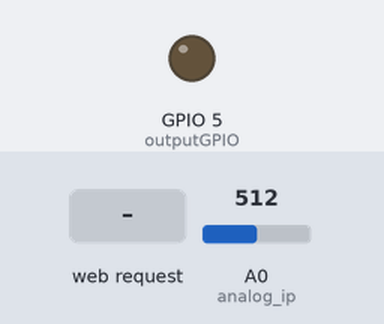
A sketch run on a simulated ESP8266 (NodeMCU). Shown: output pins drawn as LEDs (lit = HIGH). The test bench sets the inputs (shaded band); at power-on: A0 (analog_ip) = 512. WiFi joins after 1.5 s; servers stay silent unless stated; what the sketch prints to the serial monitor is not drawn.

Above: at 2.7 s.
2.8 s: HTTP request GET /5/on received
At 3.4 s:
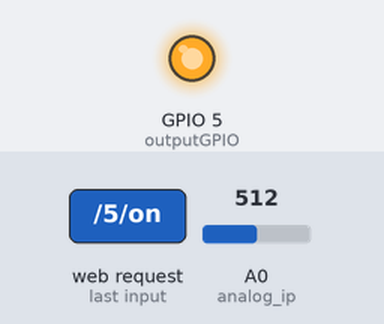
4.3 s: HTTP request GET /5/off received
At 5.7 s:
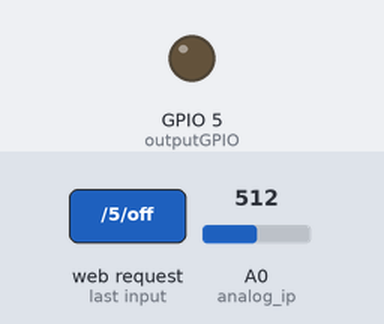
Timing chart, 0 to 7.3 s (numbered marks = the images above; inputs shaded):
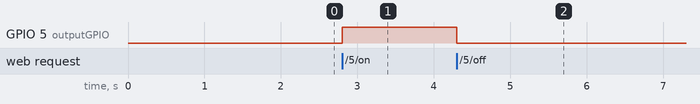

The sketch:

NodeMcu_WebServer.ino
```cpp
#include <ESP8266WiFi.h>

//Change WiFi credentials here if required
const char* ssid     = "Hello";
const char* password = "World";

//IO Port Constants
String outputGPIOState = "off";
const int analog_ip = A0;
const int outputGPIO = 5;

WiFiServer server(80);
String header;

void setup() {
  Serial.begin(115200);
  // Initialize the output variables as outputs
  pinMode(outputGPIO, OUTPUT);
  // Set outputs to LOW
  digitalWrite(outputGPIO, LOW);

  // Connect to Wi-Fi network with SSID and password
  Serial.print("Connecting to ");
  Serial.println(ssid);
  WiFi.begin(ssid, password);
  while (WiFi.status() != WL_CONNECTED) {
    delay(500);
    Serial.print(".");
  }
  // Print local IP address and start web server
  Serial.println("");
  Serial.println("WiFi connected.");
  Serial.println("IP address: ");
  Serial.println(WiFi.localIP());
  server.begin();
}

void loop(){
  WiFiClient client = server.available();   // Listen for incoming clients

  if (client) {                             // If a new client connect then proceed
    Serial.println("New Client.");
    String currentLine = "";
    while (client.connected()) {
      if (client.available()) {

        // Read the first line of the request: Concat char to the header variable to form a request string
        char c = client.read();
        Serial.write(c);

        header += c;
        if (c == '\n') {  //This checks if the request data is complete
          if (currentLine.length() == 0) {

            //Tell the client the request is succesfully recieved and to close the connection (important)
            client.println("HTTP/1.1 200 OK");
            client.println("Content-type:text/html");
            client.println("Connection: close");
            client.println();

            //Handle the AJAX request for the LED Brightness slider
            if(header.indexOf("slider") > 0){

              String myCommand = header.substring(header.indexOf("slider/")+7);
              analogWrite(outputGPIO, myCommand.toInt());
              break;

            }
            //Handle the AJAX request for the PhotoResistor Ticker
            else if(header.indexOf("phStaus") > 0){

              float lightVal = analogRead (analog_ip); // Analog Values 0 to 1024
              int normlightVal = 100- ((lightVal/1024)*100); //Normalize it to values between 0 and 100%
              client.println(normlightVal); //Send the data to client
              break;
            }
            // turns the GPIO on and off
            //Alternate way to do things. Not done through AJAX. Use GET Path to toggle
            else if (header.indexOf("GET /5/on") >= 0) {
              Serial.println("GPIO 5 on");
              outputGPIOState = "on";
              digitalWrite(outputGPIO, HIGH);
            } else if (header.indexOf("GET /5/off") >= 0) {
              Serial.println("GPIO 5 off");
              outputGPIOState = "off";
              digitalWrite(outputGPIO, LOW);
            }


            //Some Javascipt to handle realtime updates through AJAX
            //You can send response either as a string literal or through console.println
            String html_1 = R"=====(
            <script>
                var ajaxRequest = null;
                if (window.XMLHttpRequest)  { ajaxRequest =new XMLHttpRequest(); }
                else                        { ajaxRequest =new ActiveXObject("Microsoft.XMLHTTP"); }

               window.onload=getStatus;
               function getStatus(){
                 setTimeout(getStatus, 4000);
                 ajaxLoad("phStaus","");

               }
                function updateSlider(slideAmount) {
                    var sliderDiv = document.getElementById("sliderAmount");
                    sliderDiv.innerHTML = slideAmount;
                    ajaxLoad("slider",slideAmount);
                }
                function updatePHValue(myVal) {
                    var phButton = document.getElementById("phresistor01");
                    phButton.innerHTML = myVal;
                }
                function ajaxLoad(type,value)
                {
                  if(value !="") value = "/" + value;
                  var serverReq = type + value;
                  if(!ajaxRequest){ alert("AJAX is not supported."); return; }

                  ajaxRequest.open("GET",serverReq,true);
                  ajaxRequest.onreadystatechange = function()
                  {
                    if(ajaxRequest.readyState == 4 && ajaxRequest.status==200)
                    {
                      var ajaxResult = ajaxRequest.responseText;
                      if( type=="phStaus") updatePHValue(ajaxResult + "%");
                    }
                  }
                  ajaxRequest.send();
                }

            </script>
            )=====";
            //Read the analogue value: for initialization
            float lightVal = analogRead (analog_ip); // Analog Values 0 to 1024
            int normlightVal = 100-((lightVal/1024.0)*100);

            // Display the HTML web page
            client.println(html_1);

            client.println("<!DOCTYPE html><html>");
            client.println("<head><meta name=\"viewport\" content=\"width=device-width, initial-scale=1\">");
            client.println("<link rel=\"icon\" href=\"data:,\">");
            client.println("<style>html { font-family: Helvetica; display: inline-block; margin: 0px auto; text-align: center;}");
            client.println(".button { background-color: powderblue; border: none; color: white; padding: 16px 40px;");
            client.println("text-decoration: none; font-size: 30px; margin: 2px; cursor: pointer;}");
            client.println(".button2 {background-color: #77878A;}</style></head>");
            client.println("<body style=""background-color:#195B6A;""><b><h1>ESP8266 Web Server</h1></b></br></br></br>");
            client.println("<b><p style=\"color: white;\">GPIO 5 - State " + outputGPIOState + "</p></b>");
            // If the outputGPIOState is off, it displays the ON button
            if (outputGPIOState=="off") {
              client.println("<p><a href=\"/5/on\"><button class=\"button\">ON</button></a></p>");
            } else {
              client.println("<p><a href=\"/5/off\"><button class=\"button button2\">OFF</button></a></p>");
            }

            client.println("</br><div class=\"slidecontainer\"><b><p style=\"color: white;\">LED Brightness Slider: PWM</p></b><input style=\"width: 400px;\" type=\"range\" min=\"0\" max=\"1024\" value=\"0\" onchange=\"updateSlider(this.value)\"><div style=\"color: white;\" id=\"sliderAmount\"></div></div>");
            client.println("</br><b><p style=\"color: white;\">Room Brightness: Analog Input</p></b>");
            client.println("<b><p><button id=\"phresistor01\" class=\"button\">"+ String(normlightVal) + " %</button></p></b>");
            client.println("</body></html>");
            client.println();

            break;

          } else {
            currentLine = "";
          }
        } else if (c != '\r') {
          currentLine += c;
        }
      }
    }
    header = "";

    // Close the connection
    client.stop();
    Serial.println("Client disconnected.");
    Serial.println("");
  }
}
```

Measured:
- after the input at 2.8 s, GPIO 5 (outputGPIO): LOW → HIGH at once
- after the input at 4.3 s, GPIO 5 (outputGPIO): HIGH → LOW at once
